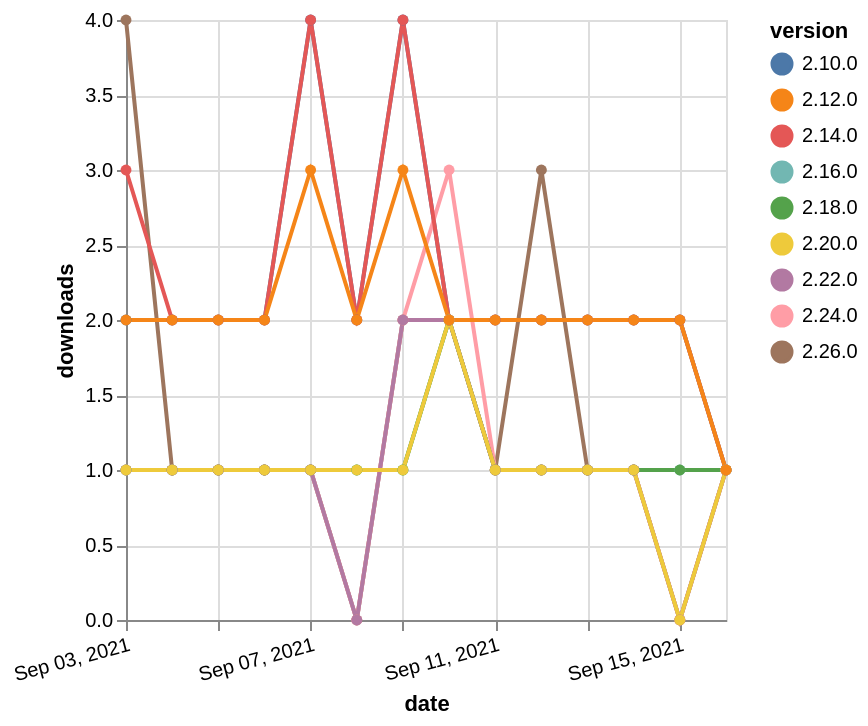

Vega-Lite specification stored for this chart:
### Vega-Lite specification from a JSON file in a GitHub repository (floating-point values rounded to 4 significant figures)
{"$schema": "https://vega.github.io/schema/vega-lite/v5.json", "description": "A simple bar chart with embedded data.", "data": {"values": [{"date": "2021-09-03", "total": 252, "delta": 1, "version": "2.16.0"}, {"date": "2021-09-04", "total": 253, "delta": 1, "version": "2.16.0"}, {"date": "2021-09-05", "total": 254, "delta": 1, "version": "2.16.0"}, {"date": "2021-09-06", "total": 255, "delta": 1, "version": "2.16.0"}, {"date": "2021-09-07", "total": 256, "delta": 1, "version": "2.16.0"}, {"date": "2021-09-08", "total": 257, "delta": 1, "version": "2.16.0"}, {"date": "2021-09-09", "total": 258, "delta": 1, "version": "2.16.0"}, {"date": "2021-09-10", "total": 260, "delta": 2, "version": "2.16.0"}, {"date": "2021-09-11", "total": 261, "delta": 1, "version": "2.16.0"}, {"date": "2021-09-12", "total": 262, "delta": 1, "version": "2.16.0"}, {"date": "2021-09-13", "total": 263, "delta": 1, "version": "2.16.0"}, {"date": "2021-09-14", "total": 264, "delta": 1, "version": "2.16.0"}, {"date": "2021-09-15", "total": 265, "delta": 1, "version": "2.16.0"}, {"date": "2021-09-16", "total": 266, "delta": 1, "version": "2.16.0"}, {"date": "2021-09-03", "total": 130, "delta": 4, "version": "2.26.0"}, {"date": "2021-09-04", "total": 131, "delta": 1, "version": "2.26.0"}, {"date": "2021-09-05", "total": 132, "delta": 1, "version": "2.26.0"}, {"date": "2021-09-06", "total": 133, "delta": 1, "version": "2.26.0"}, {"date": "2021-09-07", "total": 134, "delta": 1, "version": "2.26.0"}, {"date": "2021-09-08", "total": 134, "delta": 0, "version": "2.26.0"}, {"date": "2021-09-09", "total": 136, "delta": 2, "version": "2.26.0"}, {"date": "2021-09-10", "total": 138, "delta": 2, "version": "2.26.0"}, {"date": "2021-09-11", "total": 139, "delta": 1, "version": "2.26.0"}, {"date": "2021-09-12", "total": 142, "delta": 3, "version": "2.26.0"}, {"date": "2021-09-13", "total": 143, "delta": 1, "version": "2.26.0"}, {"date": "2021-09-14", "total": 144, "delta": 1, "version": "2.26.0"}, {"date": "2021-09-15", "total": 144, "delta": 0, "version": "2.26.0"}, {"date": "2021-09-16", "total": 145, "delta": 1, "version": "2.26.0"}, {"date": "2021-09-03", "total": 3049, "delta": 2, "version": "2.10.0"}, {"date": "2021-09-04", "total": 3051, "delta": 2, "version": "2.10.0"}, {"date": "2021-09-05", "total": 3053, "delta": 2, "version": "2.10.0"}, {"date": "2021-09-06", "total": 3055, "delta": 2, "version": "2.10.0"}, {"date": "2021-09-07", "total": 3059, "delta": 4, "version": "2.10.0"}, {"date": "2021-09-08", "total": 3061, "delta": 2, "version": "2.10.0"}, {"date": "2021-09-09", "total": 3065, "delta": 4, "version": "2.10.0"}, {"date": "2021-09-10", "total": 3067, "delta": 2, "version": "2.10.0"}, {"date": "2021-09-11", "total": 3069, "delta": 2, "version": "2.10.0"}, {"date": "2021-09-12", "total": 3071, "delta": 2, "version": "2.10.0"}, {"date": "2021-09-13", "total": 3073, "delta": 2, "version": "2.10.0"}, {"date": "2021-09-14", "total": 3075, "delta": 2, "version": "2.10.0"}, {"date": "2021-09-15", "total": 3077, "delta": 2, "version": "2.10.0"}, {"date": "2021-09-16", "total": 3078, "delta": 1, "version": "2.10.0"}, {"date": "2021-09-03", "total": 199, "delta": 1, "version": "2.24.0"}, {"date": "2021-09-04", "total": 200, "delta": 1, "version": "2.24.0"}, {"date": "2021-09-05", "total": 201, "delta": 1, "version": "2.24.0"}, {"date": "2021-09-06", "total": 202, "delta": 1, "version": "2.24.0"}, {"date": "2021-09-07", "total": 203, "delta": 1, "version": "2.24.0"}, {"date": "2021-09-08", "total": 203, "delta": 0, "version": "2.24.0"}, {"date": "2021-09-09", "total": 205, "delta": 2, "version": "2.24.0"}, {"date": "2021-09-10", "total": 208, "delta": 3, "version": "2.24.0"}, {"date": "2021-09-11", "total": 209, "delta": 1, "version": "2.24.0"}, {"date": "2021-09-12", "total": 210, "delta": 1, "version": "2.24.0"}, {"date": "2021-09-13", "total": 211, "delta": 1, "version": "2.24.0"}, {"date": "2021-09-14", "total": 212, "delta": 1, "version": "2.24.0"}, {"date": "2021-09-15", "total": 212, "delta": 0, "version": "2.24.0"}, {"date": "2021-09-16", "total": 213, "delta": 1, "version": "2.24.0"}, {"date": "2021-09-03", "total": 199, "delta": 1, "version": "2.18.0"}, {"date": "2021-09-04", "total": 200, "delta": 1, "version": "2.18.0"}, {"date": "2021-09-05", "total": 201, "delta": 1, "version": "2.18.0"}, {"date": "2021-09-06", "total": 202, "delta": 1, "version": "2.18.0"}, {"date": "2021-09-07", "total": 203, "delta": 1, "version": "2.18.0"}, {"date": "2021-09-08", "total": 204, "delta": 1, "version": "2.18.0"}, {"date": "2021-09-09", "total": 205, "delta": 1, "version": "2.18.0"}, {"date": "2021-09-10", "total": 207, "delta": 2, "version": "2.18.0"}, {"date": "2021-09-11", "total": 208, "delta": 1, "version": "2.18.0"}, {"date": "2021-09-12", "total": 209, "delta": 1, "version": "2.18.0"}, {"date": "2021-09-13", "total": 210, "delta": 1, "version": "2.18.0"}, {"date": "2021-09-14", "total": 211, "delta": 1, "version": "2.18.0"}, {"date": "2021-09-15", "total": 212, "delta": 1, "version": "2.18.0"}, {"date": "2021-09-16", "total": 213, "delta": 1, "version": "2.18.0"}, {"date": "2021-09-03", "total": 2469, "delta": 3, "version": "2.14.0"}, {"date": "2021-09-04", "total": 2471, "delta": 2, "version": "2.14.0"}, {"date": "2021-09-05", "total": 2473, "delta": 2, "version": "2.14.0"}, {"date": "2021-09-06", "total": 2475, "delta": 2, "version": "2.14.0"}, {"date": "2021-09-07", "total": 2479, "delta": 4, "version": "2.14.0"}, {"date": "2021-09-08", "total": 2481, "delta": 2, "version": "2.14.0"}, {"date": "2021-09-09", "total": 2485, "delta": 4, "version": "2.14.0"}, {"date": "2021-09-10", "total": 2487, "delta": 2, "version": "2.14.0"}, {"date": "2021-09-11", "total": 2489, "delta": 2, "version": "2.14.0"}, {"date": "2021-09-12", "total": 2491, "delta": 2, "version": "2.14.0"}, {"date": "2021-09-13", "total": 2493, "delta": 2, "version": "2.14.0"}, {"date": "2021-09-14", "total": 2495, "delta": 2, "version": "2.14.0"}, {"date": "2021-09-15", "total": 2497, "delta": 2, "version": "2.14.0"}, {"date": "2021-09-16", "total": 2498, "delta": 1, "version": "2.14.0"}, {"date": "2021-09-03", "total": 174, "delta": 1, "version": "2.22.0"}, {"date": "2021-09-04", "total": 175, "delta": 1, "version": "2.22.0"}, {"date": "2021-09-05", "total": 176, "delta": 1, "version": "2.22.0"}, {"date": "2021-09-06", "total": 177, "delta": 1, "version": "2.22.0"}, {"date": "2021-09-07", "total": 178, "delta": 1, "version": "2.22.0"}, {"date": "2021-09-08", "total": 178, "delta": 0, "version": "2.22.0"}, {"date": "2021-09-09", "total": 180, "delta": 2, "version": "2.22.0"}, {"date": "2021-09-10", "total": 182, "delta": 2, "version": "2.22.0"}, {"date": "2021-09-11", "total": 183, "delta": 1, "version": "2.22.0"}, {"date": "2021-09-12", "total": 184, "delta": 1, "version": "2.22.0"}, {"date": "2021-09-13", "total": 185, "delta": 1, "version": "2.22.0"}, {"date": "2021-09-14", "total": 186, "delta": 1, "version": "2.22.0"}, {"date": "2021-09-15", "total": 186, "delta": 0, "version": "2.22.0"}, {"date": "2021-09-16", "total": 187, "delta": 1, "version": "2.22.0"}, {"date": "2021-09-03", "total": 190, "delta": 1, "version": "2.20.0"}, {"date": "2021-09-04", "total": 191, "delta": 1, "version": "2.20.0"}, {"date": "2021-09-05", "total": 192, "delta": 1, "version": "2.20.0"}, {"date": "2021-09-06", "total": 193, "delta": 1, "version": "2.20.0"}, {"date": "2021-09-07", "total": 194, "delta": 1, "version": "2.20.0"}, {"date": "2021-09-08", "total": 195, "delta": 1, "version": "2.20.0"}, {"date": "2021-09-09", "total": 196, "delta": 1, "version": "2.20.0"}, {"date": "2021-09-10", "total": 198, "delta": 2, "version": "2.20.0"}, {"date": "2021-09-11", "total": 199, "delta": 1, "version": "2.20.0"}, {"date": "2021-09-12", "total": 200, "delta": 1, "version": "2.20.0"}, {"date": "2021-09-13", "total": 201, "delta": 1, "version": "2.20.0"}, {"date": "2021-09-14", "total": 202, "delta": 1, "version": "2.20.0"}, {"date": "2021-09-15", "total": 202, "delta": 0, "version": "2.20.0"}, {"date": "2021-09-16", "total": 203, "delta": 1, "version": "2.20.0"}, {"date": "2021-09-03", "total": 2572, "delta": 2, "version": "2.12.0"}, {"date": "2021-09-04", "total": 2574, "delta": 2, "version": "2.12.0"}, {"date": "2021-09-05", "total": 2576, "delta": 2, "version": "2.12.0"}, {"date": "2021-09-06", "total": 2578, "delta": 2, "version": "2.12.0"}, {"date": "2021-09-07", "total": 2581, "delta": 3, "version": "2.12.0"}, {"date": "2021-09-08", "total": 2583, "delta": 2, "version": "2.12.0"}, {"date": "2021-09-09", "total": 2586, "delta": 3, "version": "2.12.0"}, {"date": "2021-09-10", "total": 2588, "delta": 2, "version": "2.12.0"}, {"date": "2021-09-11", "total": 2590, "delta": 2, "version": "2.12.0"}, {"date": "2021-09-12", "total": 2592, "delta": 2, "version": "2.12.0"}, {"date": "2021-09-13", "total": 2594, "delta": 2, "version": "2.12.0"}, {"date": "2021-09-14", "total": 2596, "delta": 2, "version": "2.12.0"}, {"date": "2021-09-15", "total": 2598, "delta": 2, "version": "2.12.0"}, {"date": "2021-09-16", "total": 2599, "delta": 1, "version": "2.12.0"}]}, "width": "container", "mark": {"type": "line", "point": {"filled": true}}, "encoding": {"x": {"field": "date", "type": "temporal", "timeUnit": "yearmonthdate", "title": "date", "axis": {"labelAngle": -15}}, "y": {"field": "delta", "type": "quantitative", "title": "downloads"}, "color": {"field": "version", "type": "nominal"}, "tooltip": {"field": "delta"}}}
